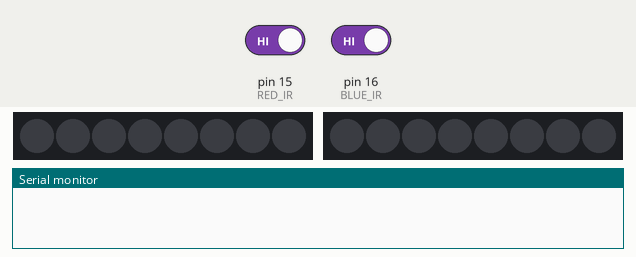
The sketch below on a simulated Arduino Uno, built with avr-gcc and run on an emulated ATmega328P. Parts: 2 × 8 RGB LEDs in strip order, left to right, the last lines printed to the serial monitor. The inputs (shaded band) are chosen by the test bench; at power-on: pin 15 (RED_IR) HIGH, pin 16 (BLUE_IR) HIGH. Dim RGB values are drawn brighter than linear.

Above: at 1.2 s.
1.3 s: pin 15 (RED_IR) driven LOW
At 1.6 s:
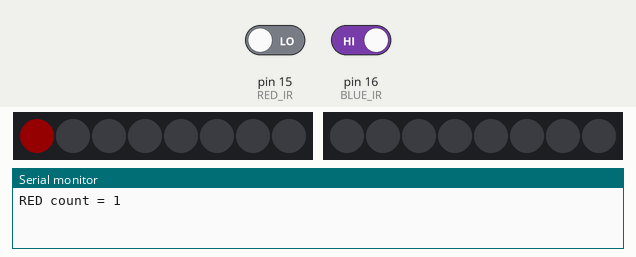
4.3 s: pin 16 (BLUE_IR) driven LOW
At 5.6 s:
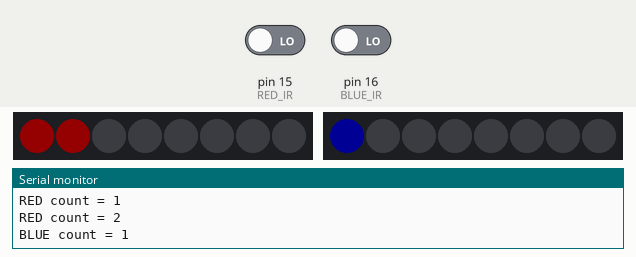
7.3 s: pin 15 (RED_IR) driven HIGH
At 9.8 s:
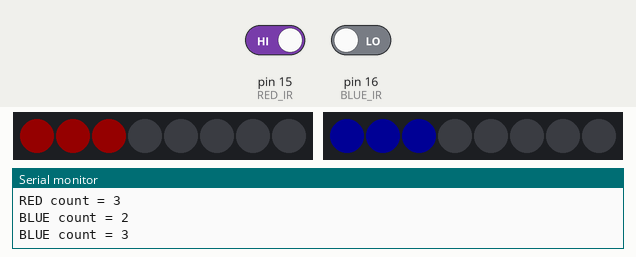
10.3 s: pin 15 (RED_IR) driven LOW
At 11.2 s:
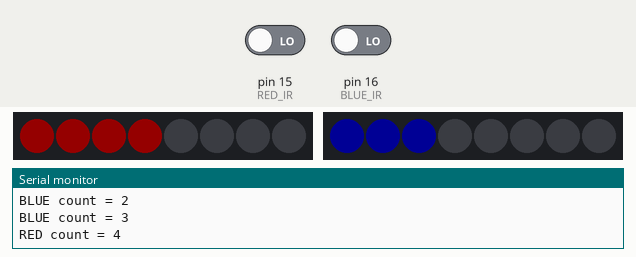
13.3 s: pin 16 (BLUE_IR) driven HIGH
At 16.1 s:
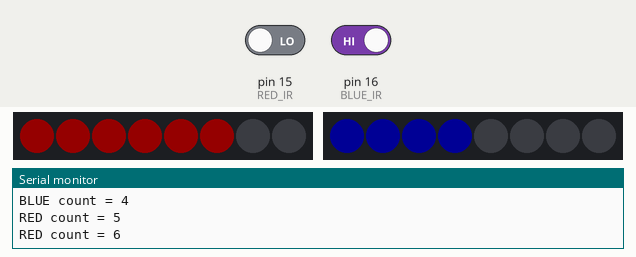
16.3 s: pin 16 (BLUE_IR) driven LOW
At 23.4 s:
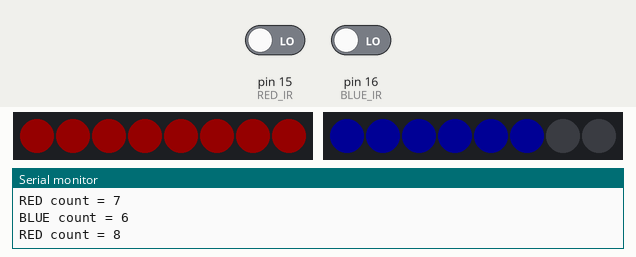
Timing chart, 0 to 24.9 s (numbered marks = the images above; inputs shaded):
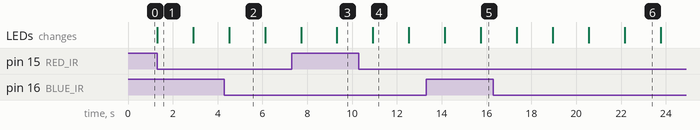

Measured:
- after the input at 1.3 s, the LEDs: change at once (image 1)
- after the input at 4.3 s, the LEDs: change after 0.21 s (image 2)
- what the display in image 1 shows lasts 1.6 s, from 1.3 s to 2.9 s

The sketch:

foosball.ino
```cpp
#include <Adafruit_NeoPixel.h>

// Definitions
#define LED_PIN_RED 4
#define LED_PIN_BLUE 5
#define LED_COUNT 8
#define BRIGHTNESS 20
#define BUTTON_PIN 4
#define RED_IR 15
#define BLUE_IR 16

// Button INT
int LST_btn = LOW;
int CRS_btn;
// IR Blue INT
int Blue_VAL = 0;
int Blue_LST = 0;
// IR Red INT
int Red_VAL = 0;
int Red_LST = 0;

Adafruit_NeoPixel RED_led(LED_COUNT, LED_PIN_RED, NEO_GRBW + NEO_KHZ800);
Adafruit_NeoPixel BLUE_led(LED_COUNT, LED_PIN_BLUE, NEO_GRBW + NEO_KHZ800);

void setup() {
	RED_led.begin();
	RED_led.show();
	RED_led.setBrightness(BRIGHTNESS);

	BLUE_led.begin();
	BLUE_led.show();
	BLUE_led.setBrightness(BRIGHTNESS);

	// IR Breaker PINs
	pinMode(RED_IR, INPUT_PULLUP);
	pinMode(BLUE_IR, INPUT_PULLUP);

	// Button PIN
	pinMode(BUTTON_PIN, INPUT_PULLUP);

	// BAUD Rate
	Serial.begin(9600);
}

void loop() {
	ledconfig(RED_IR, Red_VAL, Red_LST, RED_led, 255, 0, 0, 200);
	ledconfig(BLUE_IR, Blue_VAL, Blue_LST, BLUE_led, 0, 0, 255, 200);
}

void ledconfig(int IRval, int& CLRval, int& LSTval, Adafruit_NeoPixel& led, uint8_t red, uint8_t green, uint8_t blue, int wait) {
	if (digitalRead(IRval) == LOW) {
		CLRval++;
	}
	if (LSTval != CLRval) {
		if (CLRval <= 8) {
			if (blue > 0) {
				Serial.print("BLUE count = ");
			} else if (red > 0) {
				Serial.print("RED count = ");
			}
			Serial.println(CLRval, DEC);
			for (int i = 0; i < LED_COUNT; i++) {
				led.setPixelColor(CLRval - 1, led.Color(red, green, blue));
				led.show();
				delay(wait);
			}
		} else {
			if (blue > 0) {
				Serial.println("BLUE reset");
			} else if (red > 0) {
				Serial.println("RED reset");
			}
			CLRval = 0;
			led.clear();
			led.show();
		}
		LSTval = CLRval;
	}
}
```
